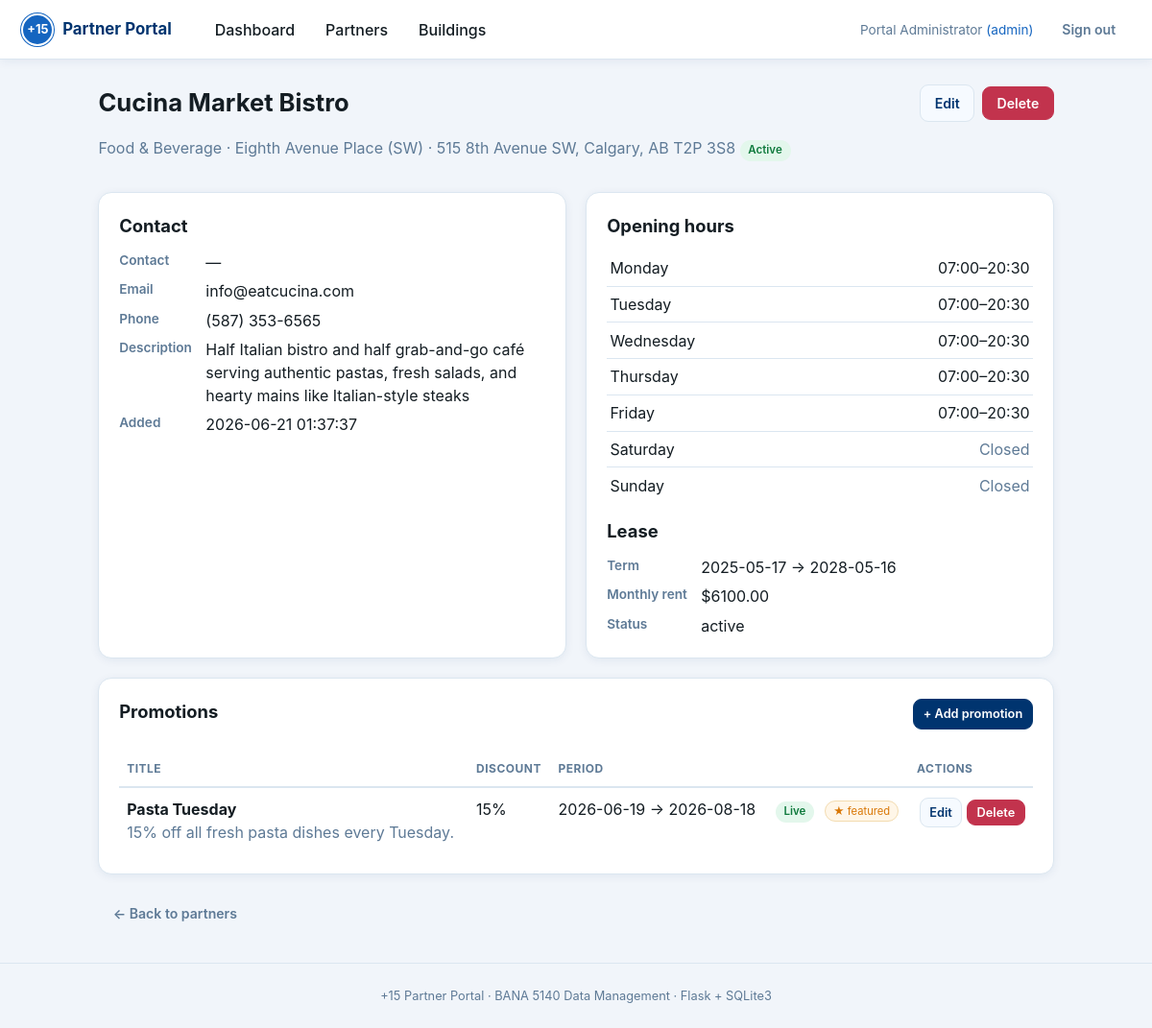
Page /partners/2 (signed in) on the committed database.
### tables this page shows
CREATE TABLE partner (
    partner_id      INTEGER PRIMARY KEY AUTOINCREMENT,
    business_name   TEXT    NOT NULL,
    building_id     INTEGER NOT NULL,
    category_id     INTEGER NOT NULL,
    unit_number     TEXT,                           -- suite / unit within building
    contact_name    TEXT,
    contact_email   TEXT,
    contact_phone   TEXT,
    description     TEXT,                           -- short public blurb
    status          TEXT    NOT NULL DEFAULT 'active'
                    CHECK (status IN ('active','pending','suspended','closed')),
    created_at      TEXT    NOT NULL DEFAULT (datetime('now')),
    FOREIGN KEY (building_id) REFERENCES building (building_id),
    FOREIGN KEY (category_id) REFERENCES category (category_id)
);

CREATE TABLE category (
    category_id     INTEGER PRIMARY KEY AUTOINCREMENT,
    name            TEXT    NOT NULL UNIQUE,        -- e.g. "Food & Beverage"
    description     TEXT
);

CREATE TABLE building (
    building_id     INTEGER PRIMARY KEY AUTOINCREMENT,
    name            TEXT    NOT NULL UNIQUE,        -- e.g. "Bankers Hall"
    address         TEXT,                           -- street address if known
    quadrant        TEXT    CHECK (quadrant IN ('SW','SE','NW','NE')),
    plus15_level    INTEGER NOT NULL DEFAULT 1      -- floor the +15 runs on (1 = +15)
                    CHECK (plus15_level BETWEEN 0 AND 5),
    latitude        REAL,
    longitude       REAL,
    is_active       INTEGER NOT NULL DEFAULT 1      -- 0 = removed from network
                    CHECK (is_active IN (0,1))
);

CREATE TABLE opening_hours (
    hours_id        INTEGER PRIMARY KEY AUTOINCREMENT,
    partner_id      INTEGER NOT NULL,
    day_of_week     INTEGER NOT NULL CHECK (day_of_week BETWEEN 0 AND 6), -- 0=Mon
    open_time       TEXT,                           -- 'HH:MM' (NULL = closed)
    close_time      TEXT,
    is_closed       INTEGER NOT NULL DEFAULT 0 CHECK (is_closed IN (0,1)),
    UNIQUE (partner_id, day_of_week),               -- one row per partner per day
    FOREIGN KEY (partner_id) REFERENCES partner (partner_id) ON DELETE CASCADE
);

CREATE TABLE lease (
    lease_id        INTEGER PRIMARY KEY AUTOINCREMENT,
    partner_id      INTEGER NOT NULL,
    start_date      TEXT    NOT NULL,
    end_date        TEXT    NOT NULL,
    monthly_rent    REAL    CHECK (monthly_rent >= 0),
    status          TEXT    NOT NULL DEFAULT 'active'
                    CHECK (status IN ('active','expired','terminated')),
    CHECK (end_date >= start_date),
    FOREIGN KEY (partner_id) REFERENCES partner (partner_id) ON DELETE CASCADE
);

CREATE TABLE promotion (
    promotion_id    INTEGER PRIMARY KEY AUTOINCREMENT,
    partner_id      INTEGER NOT NULL,
    title           TEXT    NOT NULL,
    details         TEXT,
    discount_pct    INTEGER CHECK (discount_pct BETWEEN 0 AND 100),
    start_date      TEXT    NOT NULL,               -- 'YYYY-MM-DD'
    end_date        TEXT    NOT NULL,
    is_featured     INTEGER NOT NULL DEFAULT 0 CHECK (is_featured IN (0,1)),
    CHECK (end_date >= start_date),                 -- no negative-length promos
    FOREIGN KEY (partner_id) REFERENCES partner (partner_id) ON DELETE CASCADE
);

### app.py (the view)
@app.route("/partners/<int:partner_id>")
@login_required
def view_partner(partner_id):
    db = get_db()
    partner = db.execute(
        """SELECT p.*, b.name AS building_name, b.quadrant, c.name AS category_name
           FROM partner p
           JOIN building b ON b.building_id = p.building_id
           JOIN category c ON c.category_id = p.category_id
           WHERE p.partner_id = ?""", (partner_id,)
    ).fetchone()
    if partner is None:
        abort(404)
    promos = db.execute(
        "SELECT * FROM promotion WHERE partner_id = ? ORDER BY start_date DESC", (partner_id,)
    ).fetchall()
    hours = db.execute(
        "SELECT * FROM opening_hours WHERE partner_id = ? ORDER BY day_of_week", (partner_id,)
    ).fetchall()
    lease = db.execute(
        "SELECT * FROM lease WHERE partner_id = ? ORDER BY start_date DESC LIMIT 1", (partner_id,)
    ).fetchone()
    return render_template("partner_detail.html", partner=partner, promos=promos,
                           hours=hours, lease=lease, days=DAYS, today=date.today().isoformat())

### app.py (called while the page is built)
def get_db():
    if "db" not in g:
        g.db = sqlite3.connect(DB_PATH)
        g.db.row_factory = sqlite3.Row            # rows behave like dicts
        g.db.execute("PRAGMA foreign_keys = ON;")  # enforce FK constraints
    return g.db

def login_required(f):
    @wraps(f)
    def wrapper(*args, **kwargs):
        if "user_id" not in session:
            flash("Please sign in to continue.", "warning")
            return redirect(url_for("login", next=request.path))
        return f(*args, **kwargs)
    return wrapper

@app.context_processor
def inject_user():
    return {"current_user": session.get("full_name"), "current_role": session.get("role")}

### templates/partner_detail.html (shortened to what this page needs)
{% extends "base.html" %}
{% block content %}
<div class="page-head">
  <div>
    <h1>{{ partner.business_name }}</h1>
    <p class="muted">{{ partner.category_name }} · {{ partner.building_name }}
      ({{ partner.quadrant }}){% if partner.unit_number %} · {{ partner.unit_number }}{% endif %}
      <span class="badge badge-{{ partner.status }}">{{ partner.status }}</span></p>
  </div>
  {% if current_role != 'viewer' %}
  <div class="head-actions">
    <a class="btn" href="{{ url_for('edit_partner', partner_id=partner.partner_id) }}">Edit</a>
    <form method="post" action="{{ url_for('delete_partner', partner_id=partner.partner_id) }}"
          onsubmit="return confirm('Delete {{ partner.business_name }} and ALL its promotions, hours and lease? This cannot be undone.');">
      <button class="btn btn-danger" type="submit">Delete</button>
    </form>
  </div>
  {% endif %}
</div>
<div class="two-col">
  <div class="card">
    <h2>Contact</h2>
    <dl class="kv">
      <dt>Contact</dt><dd>{{ partner.contact_name or '—' }}</dd>
      <dt>Email</dt><dd>{{ partner.contact_email or '—' }}</dd>
      <dt>Phone</dt><dd>{{ partner.contact_phone or '—' }}</dd>
      <dt>Description</dt><dd>{{ partner.description or '—' }}</dd>
      <dt>Added</dt><dd>{{ partner.created_at }}</dd>
    </dl>
  </div>
  <div class="card">
    <h2>Opening hours</h2>
    <table class="mini">
      <tbody>
      {% for h in hours %}
        <tr><td>{{ days[h.day_of_week] }}</td>
          <td class="ta-r">{% if h.is_closed %}<span class="muted">Closed</span>{% else %}{{ h.open_time }}–{{ h.close_time }}{% endif %}</td></tr>
      {% endfor %}
      </tbody>
    </table>
    {% if lease %}
    <h2 style="margin-top:1rem">Lease</h2>
    <dl class="kv">
      <dt>Term</dt><dd>{{ lease.start_date }} → {{ lease.end_date }}</dd>
      <dt>Monthly rent</dt><dd>${{ '%.2f'|format(lease.monthly_rent) }}</dd>
      <dt>Status</dt><dd>{{ lease.status }}</dd>
    </dl>
    {% endif %}
  </div>
</div>
<div class="card">
  <div class="page-head">
    <h2>Promotions</h2>
    {% if current_role != 'viewer' %}
    <a class="btn btn-sm btn-primary" href="{{ url_for('create_promotion', partner_id=partner.partner_id) }}">+ Add promotion</a>
    {% endif %}
  </div>
  <table class="data">
    <thead><tr><th>Title</th><th>Discount</th><th>Period</th><th></th><th class="ta-r">Actions</th></tr></thead>
    <tbody>
      {% for pr in promos %}
      <tr>
        <td><strong>{{ pr.title }}</strong>{% if pr.details %}<br><span class="muted">{{ pr.details }}</span>{% endif %}</td>
        <td>{% if pr.discount_pct %}{{ pr.discount_pct }}%{% else %}—{% endif %}</td>
        <td>{{ pr.start_date }} → {{ pr.end_date }}</td>
        <td>
          {% if pr.start_date <= today <= pr.end_date %}<span class="badge badge-active">live</span>
          {% elif today < pr.start_date %}<span class="badge badge-pending">upcoming</span>
          {% else %}<span class="badge badge-closed">ended</span>{% endif %}
          {% if pr.is_featured %}<span class="tag">★ featured</span>{% endif %}
        </td>
        <td class="ta-r">
          {% if current_role != 'viewer' %}
          <a class="btn btn-sm" href="{{ url_for('edit_promotion', promotion_id=pr.promotion_id) }}">Edit</a>
          <form method="post" action="{{ url_for('delete_promotion', promotion_id=pr.promotion_id) }}"
                style="display:inline" onsubmit="return confirm('Delete this promotion?');">
            <button class="btn btn-sm btn-danger" type="submit">Delete</button>
          </form>
          {% endif %}
        </td>
      </tr>
      {% else %}
      <tr><td colspan="5" class="muted ta-c">No promotions yet.</td></tr>
      {% endfor %}
    </tbody>
  </table>
</div>
<p><a class="btn btn-ghost" href="{{ url_for('list_partners') }}">← Back to partners</a></p>
{% endblock %}

### static/style.css (style rules this page uses)
:root { --navy:#00346f; --navy-d:#001b3f; --blue:#1565c0; --blue-l:#e8f1fa; --amber:#d97706; --green:#1f9d55; --red:#c2334d; --ink:#141d23; --mute:#5e7a96; --line:#dbe6f0; --surface:#ffffff; --bg:#f1f5fa; --surface-2:#f6faff; --radius:14px; --shadow:0 2px 10px rgba(0,52,111,.07); --sans:'Inter',-apple-system,'Segoe UI',Roboto,Arial,sans-serif; }
* { box-sizing:border-box }
body { margin:0;font-family:var(--sans);background:var(--bg);color:var(--ink);line-height:1.5 }
a { color:var(--blue);text-decoration:none }
h1 { font-size:1.6rem;margin:0 0 .2rem }
h2 { font-size:1.15rem;margin:0 0 .7rem }
.card { background:var(--surface);border:1px solid var(--line);border-radius:var(--radius); padding:1.3rem;box-shadow:var(--shadow);margin-bottom:1.3rem }
.page-head { display:flex;align-items:flex-start;justify-content:space-between;gap:1rem;margin-bottom:1rem }
.head-actions { display:flex;gap:.5rem;align-items:center }
.muted { color:var(--mute) }
.ta-r { text-align:right }
.btn { display:inline-block;background:var(--surface-2);color:var(--navy);border:1px solid var(--line); border-radius:9px;padding:.5rem .9rem;font-size:.88rem;font-weight:600;cursor:pointer;font-family:inherit }
.btn-primary { background:var(--navy);color:#fff;border-color:var(--navy) }
.btn-danger { background:var(--red);color:#fff;border-color:var(--red) }
.btn-ghost { background:transparent;border-color:transparent;color:var(--mute) }
.btn-sm { padding:.32rem .6rem;font-size:.8rem }
form[style*="inline"] { margin:0 }
.two-col { display:grid;grid-template-columns:1fr 1fr;gap:1.3rem }
.two-col .card { margin-bottom:0 }
.two-col + .card,.two-col + .actions-row { margin-top:1.3rem }
table.data { width:100%;border-collapse:collapse }
table.data th { text-align:left;font-size:.75rem;text-transform:uppercase;letter-spacing:.04em; color:var(--mute);border-bottom:2px solid var(--line);padding:.55rem .5rem }
table.data td { padding:.65rem .5rem;border-bottom:1px solid var(--line);vertical-align:top }
table.data tr:last-child td { border-bottom:none }
table.mini { width:100%;border-collapse:collapse }
table.mini td { padding:.4rem .2rem;border-bottom:1px solid var(--line) }
table.mini tr:last-child td { border-bottom:none }
.badge { display:inline-block;font-size:.72rem;font-weight:600;padding:.15rem .55rem;border-radius:99px;text-transform:capitalize }
.badge-active { background:#e3f7ec;color:#0f7a3d }
.tag { display:inline-block;font-size:.7rem;color:var(--amber);background:#fff6e8;border:1px solid #f3dcb0; border-radius:99px;padding:.1rem .5rem;margin-left:.4rem }
dl.kv { display:grid;grid-template-columns:auto 1fr;gap:.4rem .9rem;margin:0 }
dl.kv dt { font-weight:600;color:var(--mute);font-size:.85rem }
dl.kv dd { margin:0 }

### rows in the picture
partner: business_name "Cucina Market Bistro", unit_number "515 8th Avenue SW, Calgary, AB T2P 3S8", status "Active", contact_email "info@eatcucina.com", contact_phone "(587) 353-6565", description "Half Italian bistro and half grab-and-go café serving authentic pastas, fresh salads, and hearty mains like Italian-style steaks", created_at "2026-06-21 01:37:37"
category: category_name "Food & Beverage"
building: building_name "Eighth Avenue Place", quadrant "SW"
opening_hours: day_of_week "Monday", open_time "07:00", close_time "20:30"
opening_hours: day_of_week "Tuesday", open_time "07:00", close_time "20:30"
opening_hours: day_of_week "Wednesday", open_time "07:00", close_time "20:30"
opening_hours: day_of_week "Thursday", open_time "07:00", close_time "20:30"
opening_hours: day_of_week "Friday", open_time "07:00", close_time "20:30"
opening_hours: day_of_week "Saturday", is_closed "Closed"
opening_hours: day_of_week "Sunday", is_closed "Closed"
lease: start_date "2025-05-17", end_date "2028-05-16", monthly_rent "6100.00", status "active"
promotion: title "Pasta Tuesday", details "15% off all fresh pasta dishes every Tuesday.", discount_pct "15", start_date "2026-06-19", end_date "2026-08-18", shows "Live", is_featured "★ featured"

### other values in the picture
{{ current_user }} "Portal Administrator"
{{ current_role }} "admin"
{{ partner.contact_name or '—' }} "—"
